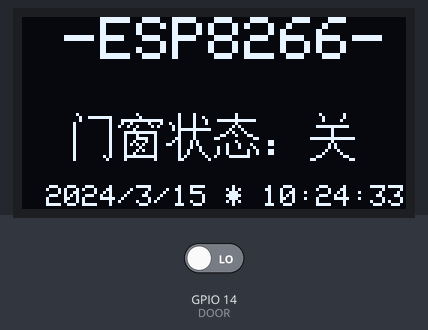
Simulated run of this sketch. Board: ESP8266 (NodeMCU). Parts: 128×64 one-colour display. Inputs (shaded band) come from the test bench; at power-on: GPIO 14 (DOOR) LOW. WiFi joins after 1.5 s; servers stay silent unless stated; the local clock reads 2024-03-15 10:24:30 at power-on unless the sketch sets it; what the sketch prints to the serial monitor is not drawn.

Above: at 3.2 s.
3.3 s: GPIO 14 (DOOR) driven HIGH
At 5.0 s:
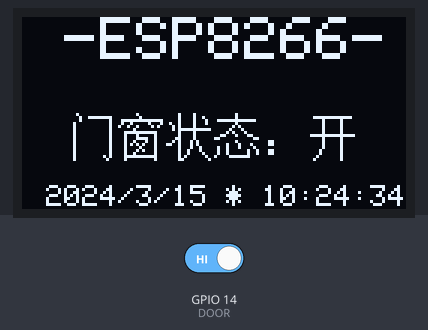
7.4 s: GPIO 14 (DOOR) driven LOW
At 10.8 s:
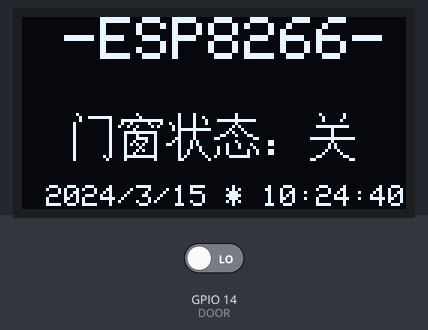
10.9 s: GPIO 14 (DOOR) driven HIGH
At 12.4 s:
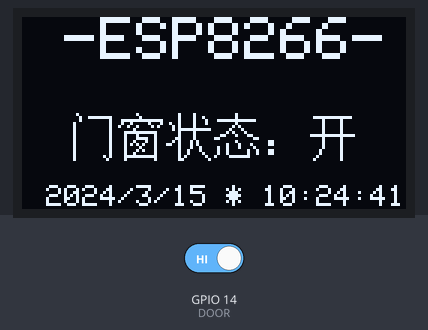
Timing chart, 0 to 13.9 s (numbered marks = the images above; inputs shaded):
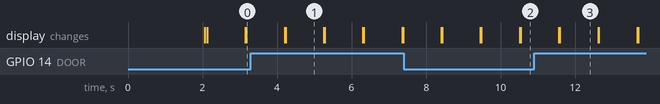

The sketch:

demo.ino
```cpp
#include <ESP8266WiFi.h>
#include <Time.h>
#include <Timezone.h>
#include <SPI.h>
#include <Wire.h>
#include <Adafruit_GFX.h>
#include <Adafruit_SSD1306.h>
#include "NTP.h"

#define WIFI_SSID "Home_IOT"       // 使用时请修改为当前你的 wifi ssid
#define WIFI_PASS "txxh2016"       // 使用时请修改为当前你的 wifi 密码

//根据液晶接口类型来配置端口
//七针模块有cs脚；直接连接就好了；如果是用六针的CS默认已经接地；不接就可以了
#define OLED_MOSI  0               // 0   => D1(MOSI)
#define OLED_CLK   2               // 2   => D0(CLK)
#define OLED_DC    5               // 5   => DC
#define OLED_CS    13              // 13  => CS
#define OLED_RESET 4               // 4   => RES
#define DOOR       14              //门窗传感器接口
Adafruit_SSD1306 display(OLED_MOSI, OLED_CLK, OLED_DC, OLED_RESET, OLED_CS);

// 北京时间时区
#define STD_TIMEZONE_OFFSET +8    // Standard Time offset (-7 is mountain time)

//中文：门
 static const unsigned char PROGMEM str_1[] =
{
0x20,0x00,0x13,0xFC,0x10,0x04,0x40,0x04,0x40,0x04,0x40,0x04,0x40,0x04,0x40,0x04,
0x40,0x04,0x40,0x04,0x40,0x04,0x40,0x04,0x40,0x04,0x40,0x04,0x40,0x14,0x40,0x08
  };

//中文：窗
static const unsigned char PROGMEM str_2[] =
{
0x02,0x00,0x01,0x00,0x7F,0xFE,0x48,0x22,0x92,0x14,0x04,0x00,0x3F,0xF8,0x22,0x08,
0x23,0xC8,0x24,0x48,0x2A,0x88,0x21,0x08,0x22,0x88,0x24,0x08,0x3F,0xF8,0x20,0x08
  };

//中文：状
static const unsigned char PROGMEM str_3[] =
{
0x08,0x40,0x08,0x48,0x08,0x44,0x48,0x44,0x28,0x40,0x2F,0xFE,0x08,0x40,0x08,0x40,
0x18,0x40,0x28,0xA0,0xC8,0xA0,0x08,0x90,0x09,0x10,0x09,0x08,0x0A,0x04,0x0C,0x02
  };

//中文：态
static const unsigned char PROGMEM str_4[] =
{
0x01,0x00,0x01,0x00,0x7F,0xFC,0x01,0x00,0x02,0x80,0x04,0x40,0x0A,0x20,0x31,0x18,
0xC0,0x06,0x01,0x00,0x08,0x88,0x48,0x84,0x48,0x12,0x48,0x12,0x87,0xF0,0x00,0x00
  };

//中文：开
static const unsigned char PROGMEM str_5[] =
{
0x00,0x00,0x7F,0xFC,0x08,0x20,0x08,0x20,0x08,0x20,0x08,0x20,0x08,0x20,0xFF,0xFE,
0x08,0x20,0x08,0x20,0x08,0x20,0x08,0x20,0x10,0x20,0x10,0x20,0x20,0x20,0x40,0x20
  };
//中文：关
static const unsigned char PROGMEM str_6[] =
{
0x10,0x10,0x08,0x10,0x08,0x20,0x00,0x00,0x3F,0xF8,0x01,0x00,0x01,0x00,0x01,0x00,
0xFF,0xFE,0x01,0x00,0x02,0x80,0x02,0x80,0x04,0x40,0x08,0x20,0x30,0x18,0xC0,0x06
  };
//中文：：
static const unsigned char PROGMEM str_7[] =
{
0x00,0x00,0x00,0x00,0x00,0x00,0x00,0x00,0x00,0x00,0x00,0x00,0x00,0x00,0x00,0x00,
0x00,0x00,0x30,0x00,0x30,0x00,0x00,0x00,0x30,0x00,0x30,0x00,0x00,0x00,0x00,0x00
  };
#if (SSD1306_LCDHEIGHT != 64)
#error("Height incorrect, please fix Adafruit_SSD1306.h!");
#endif

// ***************************************************************
// 时区和夏令时规则
// ***************************************************************

// Define daylight savings time rules for the China
//定义为中国
TimeChangeRule mySTD = {"", First,  Sun, Jan, 0, STD_TIMEZONE_OFFSET * 60};
Timezone myTZ(mySTD, mySTD);

WiFiClient client;

// This function is called once a second
//这个函数一秒钟调用一次
void updateDisplay(void) {

  TimeChangeRule *tcr;        //指向时间变化规则的指针

  // 从NTP提供者读取当前UTC时间
  time_t utc = now();

  // 将DST转换为本地时间
  time_t localTime = myTZ.toLocal(utc, &tcr);

  // 将时间转换为年月日时分秒
  int weekdays=   weekday(localTime);
  int days    =   day(localTime);
  int months  =   month(localTime);
  int years   =   year(localTime);
  int seconds =   second(localTime);
  int minutes =   minute(localTime);
  int hours   =   hour(localTime) ;   //采用12小时格式则使用 hourFormat12(localTime) isPM()/isAM()

  int n =digitalRead(DOOR);           //取出端口值

  display.setTextSize(1);             //设置字体大小
  display.setTextColor(WHITE);        //设置字体颜色白色
  display.setCursor(8,56);            //设置字体的起始位置
  display.print(years);
  display.print("/");
  display.print(months);
  display.print("/");
  display.print(days);
  display.print(" * ");
  display.print(hours);
  display.print(":");
  display.print(minutes);
  display.print(":");
  display.print(seconds);

  //对值判断，高则显示开|低则关
  if( n == HIGH){
    display.drawBitmap(96, 32, str_5, 16, 16, 1);
  }
  if( n == LOW){
    display.drawBitmap(96, 32, str_6, 16, 16, 1);
  }
  display.display();                  //显示以上信息
  display.clearDisplay();             //清屏
}

void setup() {
  //连接网络
  initNTP(WIFI_SSID, WIFI_PASS);
  //设置端口为输入模式
  pinMode(DOOR,INPUT);
  //初始化液晶
  display.begin(SSD1306_SWITCHCAPVCC, 0x3C);
  display.clearDisplay();
  delay(10);
}

// Previous seconds value
time_t previousSecond = 0;

void loop() {
  display.setTextSize(2);             //设置字体大小
  display.setTextColor(WHITE);
  display.setCursor(14,0);
  display.print("-ESP8266-");

  display.drawBitmap(16, 32, str_1, 16, 16, 1); //在坐标X:16  Y:16的位置显示中文字符凌
  display.drawBitmap(32, 32, str_2, 16, 16, 1); //在坐标X:32  Y:16的位置显示中文字符顺
  display.drawBitmap(48, 32, str_3, 16, 16, 1);
  display.drawBitmap(64, 32, str_4, 16, 16, 1);
  display.drawBitmap(80, 32, str_7, 16, 16, 1);
  display.display();

  //  仅当时间改变时才更新显示
  if (timeStatus() != timeNotSet) {
    if (second() != previousSecond) {
      previousSecond = second();
      // 更新显示
      updateDisplay();
    }
  }
  delay(1000);
}
```

NTP.h
```cpp
/*
   ESP8266 NeoPixel NTP Clock Program

    NTP.h - Network Time Protocol Functions

    Portions of this code were extracted from the
    Time library examples by Michael Margolis and
    Paul Stoffregen. Other portions from the NTPClient
    example program from the Arduino ESP8266 package.

    Concept, Design and Implementation by: Craig A. Lindley
    Last Update: 04/12/2016
*/

#ifndef NTP_H
#define NTP_H

#include <Arduino.h>
#include <ESP8266WiFi.h>
#include <TimeLib.h>
#include <WiFiUdp.h>

#define LOCALPORT     5000 // Local port to listen for UDP packets
#define NTP_PACKET_SIZE 48 // NTP time stamp is in the first 48 bytes of the message

// A UDP instance to let us send and receive packets over UDP
WiFiUDP udp;

byte packetBuffer[NTP_PACKET_SIZE]; // Buffer to hold incoming and outgoing packets

// Don't hardwire the IP address or we won't get the benefits of the time server pool.
const char *ntpServerName ;//= "time.windows.com";//"1.cn.pool.ntp.org";
IPAddress timeServerIP(183,230,40,42);  //ONENET -- NTP


// Send an NTP request to the time server at the given address
unsigned long sendNTPpacket(IPAddress& address) {

  // Set all bytes in the buffer to 0
  memset(packetBuffer, 0, NTP_PACKET_SIZE);

  // Initialize values needed to form NTP request
  packetBuffer[0] = 0b11100011;   // LI, Version, Mode
  packetBuffer[1] = 0;     // Stratum, or type of clock
  packetBuffer[2] = 6;     // Polling Interval
  packetBuffer[3] = 0xEC;  // Peer Clock Precision
  // 8 bytes of zero for Root Delay & Root Dispersion
  packetBuffer[12]  = 49;
  packetBuffer[13]  = 0x4E;
  packetBuffer[14]  = 49;
  packetBuffer[15]  = 52;

  // All NTP fields have been given values, now
  // you can send a packet requesting a timestamp:
  udp.beginPacket(address, 123); // NTP requests are to port 123
  udp.write(packetBuffer, NTP_PACKET_SIZE);
  udp.endPacket();
}

// NTP Time Provider Code
time_t getNTPTime() {

  int attempts = 10;

  // Try multiple attempts to return the NTP time
  while (attempts--) {

    // Get a server from the pool
    if(ntpServerName != NULL){
        WiFi.hostByName(ntpServerName, timeServerIP);
    }
    Serial.printf("Time server IP address: ");
    Serial.println(timeServerIP);

    while (udp.parsePacket() > 0); // Discard any previously received packets

    Serial.println("Transmitted NTP Request");
    sendNTPpacket(timeServerIP);

    uint32_t beginWait = millis();
    while (millis() - beginWait < 1500) {
      int size = udp.parsePacket();
      if (size >= NTP_PACKET_SIZE) {
        Serial.println("Received NTP Response");
        udp.read(packetBuffer, NTP_PACKET_SIZE);  // Read packet into the buffer
        unsigned long secsSince1900;

        // Convert four bytes starting at location 40 to a long integer
        secsSince1900 =  (unsigned long) packetBuffer[40] << 24;
        secsSince1900 |= (unsigned long) packetBuffer[41] << 16;
        secsSince1900 |= (unsigned long) packetBuffer[42] << 8;
        secsSince1900 |= (unsigned long) packetBuffer[43];

        Serial.println("Got the time");

        return secsSince1900 - 2208988800UL;
      }
      delay(10);
    }
    Serial.println("Retrying NTP request");
    delay(4000);
  }
  Serial.println("No NTP Response");
  return 0;
}

// Login to WiFi network and assign the time sync provider
void initNTP(const char *ssid, const char *password) {

  // Set station mode
  WiFi.mode(WIFI_STA);   //set work mode:  WIFI_AP /WIFI_STA /WIFI_AP_STA

  // Start by connecting to a WiFi network
  WiFi.begin(ssid, password);

  int i = 0;
  while ((WiFi.status() != WL_CONNECTED) && (i++ < 30)) {
    delay(500);
    Serial.printf(".");
  }
  if (i == 31) {
    Serial.printf("\nCould not connect to: %s\n", ssid);
    return;
  }
  Serial.printf("\nConnected to: %s\n", ssid);
  delay(500);

  // Login suceeded so set UDP local port
  udp.begin(LOCALPORT);

  // Set the time provider to NTP
  setSyncProvider(getNTPTime);
}

#endif
```

Measured:
- after the input at 3.3 s, the display: first differs from a run without the input after 0.93 s (image 1)
- after the input at 7.4 s, the display: first differs from a run without the input after 1.0 s (image 2 shows a later state)
- after the input at 10.9 s, the display: first differs from a run without the input after 0.69 s (image 3)
- what the display in image 1 shows lasts 1.1 s, from 4.2 s to 5.3 s
